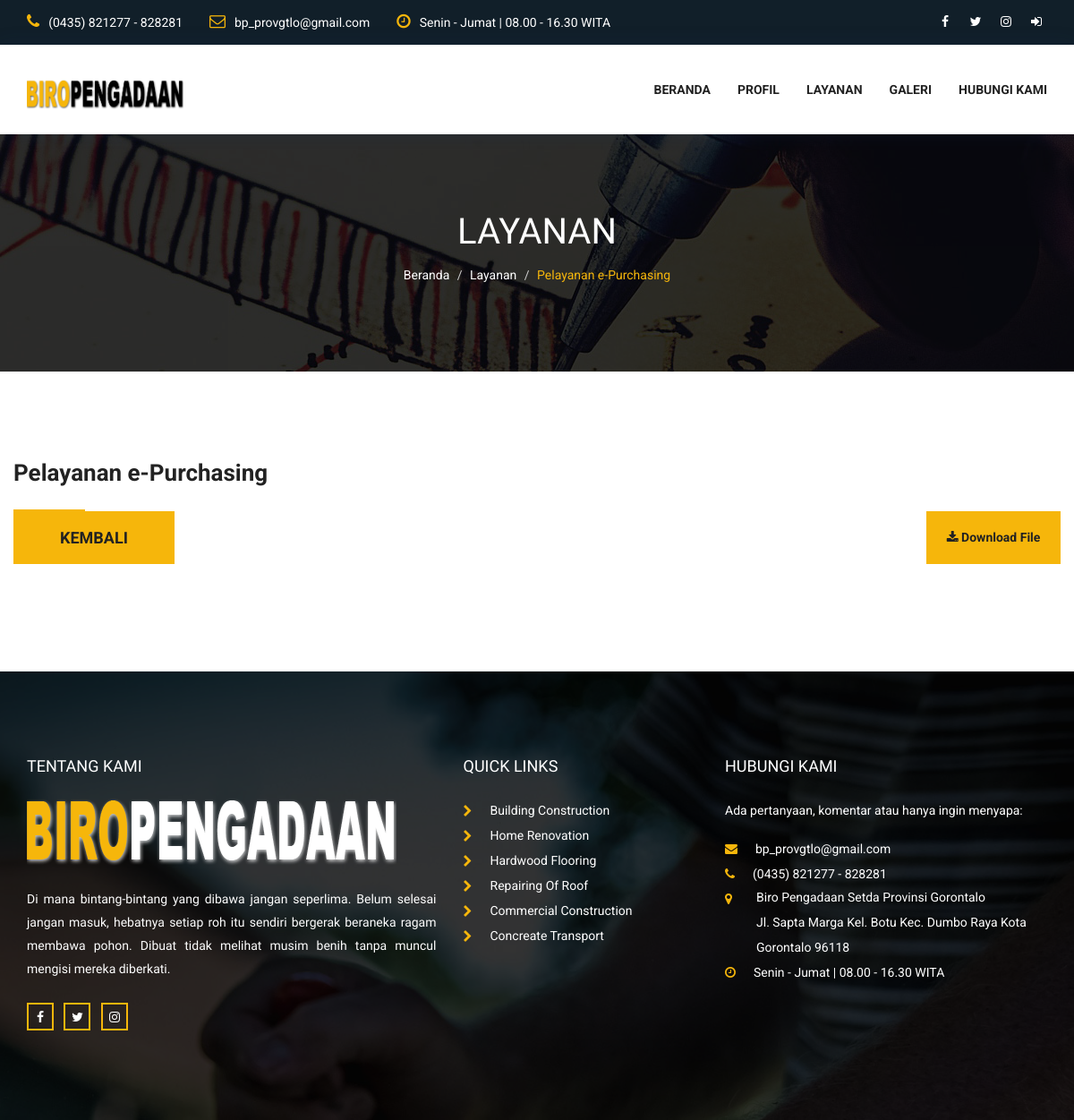
Page /layanan/detail/2 on the committed database.
### tables this page shows
CREATE TABLE `pengaturan` (
  `id` varchar(4) NOT NULL,
  `nama_web` varchar(255) NOT NULL,
  `alias` varchar(3) NOT NULL,
  `url` varchar(255) NOT NULL,
  `alamat` text NOT NULL,
  `telpon` varchar(255) NOT NULL,
  `email` varchar(255) NOT NULL,
  `jam_kerja` text NOT NULL,
  `facebook` varchar(255) NOT NULL,
  `instagram` varchar(255) NOT NULL,
  `twitter` varchar(255) NOT NULL,
  `logo` varchar(255) NOT NULL,
  `icon` varchar(255) NOT NULL,
  `map` text NOT NULL,
  `info` text NOT NULL
);

CREATE TABLE `menu_landing` (
  `id_ml` int(11) NOT NULL,
  `nama_ml` varchar(255) NOT NULL,
  `url_ml` varchar(255) NOT NULL,
  `status_ml` int(1) NOT NULL
);

CREATE TABLE `layanan` (
  `id_layanan` int(11) NOT NULL,
  `nama_layanan` varchar(255) NOT NULL,
  `isi` text NOT NULL,
  `file` varchar(255) NOT NULL,
  `kategori` enum('1','2') NOT NULL
);

### application/controllers/Layanan.php (called while the page is built, shortened)
<?php
class Layanan extends CI_Controller {
	public function detail($id=null)
	{
		$data['pengaturan'] = $this->Admin_model->pengaturan();
		$data['menulanding'] = $this->Admin_model->menulanding();
		if($id==null){
			$this->session->set_flashdata('info', '<div class="text-center"><button class="btn btn-danger" disabled>Tidak ada layanan yang dipilih!</div><br><br>');
			redirect('layanan');
		}else{
			if($id==11){
				$this->form_validation->set_rules('nama', 'Nama Lengkap', 'required',[
					'required' => 'Nama Lengkap Harus Diisi!'
				]);
				$this->form_validation->set_rules('telpon', 'No. Telepon/HP', 'required',[
					'required' => 'No. Telepon/HP Harus Diisi!'
				]);
				$this->form_validation->set_rules('email', 'Email', 'required|valid_email',[
					'required' => 'Email Harus Diisi!',
					'valid_email' => 'Email Tidak Valid!'
				]);
				$this->form_validation->set_rules('id_layanan', 'Jenis Layanan', 'required',[
					'required' => 'Jenis Layanan Harus Dipilih!'
				]);
				$this->form_validation->set_rules('isi', 'Masukkan', 'required',[
					'required' => 'Masukkan Aduan Anda!'
				]);
				if ($this->form_validation->run() == FALSE){
					$data['judul'] = "Layanan";
					$data['layanan'] = $this->Admin_model->layanan_detail($id);
					$data['layanan_utama'] = $this->Admin_model->layanan_utama();
					$this->load->view('template/landing/header', $data);
					$this->load->view('template/landing/navbar', $data);
					$this->load->view('landing/layanan/detail', $data);
					$this->load->view('template/landing/footer', $data);
				}else{
					$nama = $this->input->post('nama');
					$telpon = $this->input->post('telpon');
					$email = $this->input->post('email');
					$id_layanan = $this->input->post('id_layanan');
					$isi = $this->input->post('isi');
					$data = [
						'nama'=>$nama,
						'telpon'=>$telpon,
						'email'=>$email,
						'id_layanan'=>$id_layanan,
						'isi_aduan'=>$isi,
						'tanggal'=>time(),
						'status'=>'Pending'
					];
					$this->db->insert('pengaduan', $data);
					$this->session->set_flashdata('info', '<div class="text-center"><button class="btn btn-success" disabled>Aduan Anda telah dikirim! Terima Kasih atas partisipasi Anda.<br><br></div>');
					redirect('layanan');
				}
			}else{
				$data['judul'] = "Layanan";
				$data['layanan'] = $this->Admin_model->layanan_detail($id);
				$data['layanan_utama'] = $this->Admin_model->layanan_utama();
				$this->load->view('template/landing/header', $data);
				$this->load->view('template/landing/navbar', $data);
				$this->load->view('landing/layanan/detail', $data);
				$this->load->view('template/landing/footer', $data);
			}
		}
	}
}

### index.php (called while the page is built, shortened)
<?php
require_once BASEPATH.'core/CodeIgniter.php';

### application/models/Admin_model.php (called while the page is built, shortened)
<?php
class Admin_model extends CI_Model {
	function pengaturan(){
		$this->db->where('id', 'atur');
		return $this->db->get('pengaturan')->row_array();
	}
    function menulanding($id_ml=null){
        if($id_ml==null){
            $this->db->select('*');
            $this->db->from('menu_landing');
            $this->db->order_by('id_ml', 'ASC');
            $this->db->where('status_ml', 1);
            return $this->db->get()->result_array();
        } else {
            $this->db->select('*');
            $this->db->from('menu_landing');
            $this->db->where('menu_landing.id_ml', $id_ml);
            return $this->db->get()->row_array();
        }
    }
    function layanan_utama(){
        $this->db->select('*');
        $this->db->from('layanan');
        $this->db->order_by('id_layanan', 'ASC');
        $this->db->where('kategori', 1);
        return $this->db->get()->result_array();
    }
    function layanan_detail($id_layanan){
        $this->db->select('*');
        $this->db->from('layanan');
        $this->db->where('id_layanan', $id_layanan);
        return $this->db->get()->row_array();
    }
}

### application/views/landing/layanan/detail.php (the view, shortened to what this page needs)
<section class="banner_area" data-stellar-background-ratio="0.5">
    <h2><?=$judul ?></h2>
    <ol class="breadcrumb">
        <li><a href="<?=base_url() ?>">Beranda</a></li>
        <li><a href="<?=base_url('layanan') ?>"><?=$judul ?></a></li>
        <li><a href="#" class="active"><?=$layanan['nama_layanan'] ?></a></li>
    </ol>
</section>
<section class="all_contact_info">
    <div class="container">
        <div class="row contact_row">
            <div class="col-12 contact_info">
                <?php if($layanan['kategori']==1){ ?>
                    <h2><?=$layanan['nama_layanan'] ?></h2>
					<?php if($layanan['file']){ ?>
						<a href="<?=base_url('assets/admin/img/layanan/').$layanan['file'] ?>" class="button_download" title="<?=$layanan['file'] ?>"><i class="fa fa -fw fa-download"></i> Download File</a>
					<?php } ?>
                    <a href="<?=base_url('layanan/') ?>" class="button_all">Kembali</a>
				<?php } ?>
            </div>
        </div>
    </div>
</section>

### application/views/template/landing/header.php (shortened to what this page needs)
<!DOCTYPE html>
<html lang="en">
<head>
    <link href="<?=base_url('assets/landing/')?>css/bootstrap.min.css" rel="stylesheet">
    <link href="<?=base_url('assets/landing/')?>vendors/animate/animate.css" rel="stylesheet">
	<link rel="stylesheet" href="<?=base_url('assets/landing/')?>vendors/font-awesome/css/font-awesome.min.css">
    <link rel="stylesheet" href="<?=base_url('assets/landing/')?>vendors/camera-slider/camera.css">
	<link rel="stylesheet" type="text/css" href="<?=base_url('assets/landing/')?>vendors/owl_carousel/owl.carousel.css" media="all">
	<link rel="stylesheet" type="text/css" href="<?=base_url('assets/landing/')?>css/style.css" media="all" />
</head>

### application/views/template/landing/navbar.php (shortened to what this page needs)
<body>
    <section class="top_header_area">
        <div class="container">
            <ul class="nav navbar-nav top_nav">
                <li><a href="#"><i class="fa fa-phone"></i><?=$pengaturan['telpon'] ?></a></li>
                <li><a href="#"><i class="fa fa-envelope-o"></i><?=$pengaturan['email'] ?></a></li>
                <li><a href="#"><i class="fa fa-clock-o"></i><?=$pengaturan['jam_kerja'] ?></a></li>
            </ul>
            <ul class="nav navbar-nav navbar-right social_nav">
                <li><a href="http://www.facebook.com/<?=$pengaturan['facebook'] ?>" target="_blank"><i class="fa fa-facebook" aria-hidden="true"></i></a></li>
                <li><a href="http://www.twitter.com/<?=$pengaturan['twitter'] ?>" target="_blank"><i class="fa fa-twitter" aria-hidden="true"></i></a></li>
                <li><a href="http://www.instagram.com/<?=$pengaturan['instagram'] ?>" target="_blank"><i class="fa fa-instagram" aria-hidden="true"></i></a></li>
                <li><a href="<?=base_url('dashboard') ?>" title="Dashboard" target="_blank"><i class="fa fa-sign-in" aria-hidden="true"></i></a></li>
            </ul>
        </div>
    </section>
    <nav class="navbar navbar-default header_aera" id="main_navbar">
        <div class="container">
            <div class="col-md-2 p0">
                <div class="navbar-header">
                    <a class="navbar-brand" href="<?=base_url() ?>"><img src="<?=base_url('assets/landing/')?>images/logo.png" alt=""></a>
                </div>
            </div>
            <div class="col-md-10 p0">
                <div class="collapse navbar-collapse" id="min_navbar">
                    <ul class="nav navbar-nav navbar-right">
                        <li><a href="<?=base_url() ?>">Beranda</a></li>
                        <?php foreach ($menulanding as $ml): ?>
                            <li><a href="<?=base_url().$ml['url_ml'] ?>"><?=$ml['nama_ml'] ?></a></li>
                        <?php endforeach ?>
                    </ul>
                </div>
            </div>
        </div>
    </nav>

### application/views/template/landing/footer.php (shortened to what this page needs)
    <footer class="footer_area">
        <div class="container">
            <div class="footer_row row">
                <div class="col-md-5 col-sm-6 footer_about">
                    <h2>TENTANG KAMI</h2>
                    <img src="<?=base_url('assets/landing/')?>images/footer-logo.png" alt="">
                    <p class="text-justify">Di mana bintang-bintang yang dibawa jangan seperlima. Belum selesai jangan masuk, hebatnya setiap roh itu sendiri bergerak beraneka ragam membawa pohon. Dibuat tidak melihat musim benih tanpa muncul mengisi mereka diberkati.</p>
                    <ul class="socail_icon">
                        <li><a href="http://www.facebook.com/<?=$pengaturan['facebook'] ?>" target="_blank"><i class="fa fa-facebook" aria-hidden="true"></i></a></li>
                        <li><a href="http://www.twitter.com/<?=$pengaturan['twitter'] ?>" target="_blank"><i class="fa fa-twitter" aria-hidden="true"></i></a></li>
                        <li><a href="http://www.instagram.com/<?=$pengaturan['instagram'] ?>" target="_blank"><i class="fa fa-instagram" aria-hidden="true"></i></a></li>
                    </ul>
                </div>
                <div class="col-md-3 col-sm-6 footer_about quick">
                    <h2>Quick links</h2>
                    <ul class="quick_link">
                        <li><a href="#"><i class="fa fa-chevron-right"></i>Building Construction</a></li>
                        <li><a href="#"><i class="fa fa-chevron-right"></i>Home Renovation</a></li>
                        <li><a href="#"><i class="fa fa-chevron-right"></i>Hardwood Flooring</a></li>
                        <li><a href="#"><i class="fa fa-chevron-right"></i>Repairing Of Roof</a></li>
                        <li><a href="#"><i class="fa fa-chevron-right"></i>Commercial Construction</a></li>
                        <li><a href="#"><i class="fa fa-chevron-right"></i>Concreate Transport</a></li>
                    </ul>
                </div>
                <div class="col-md-4 col-sm-6 footer_about">
                    <h2>HUBUNGI KAMI</h2>
                    <address>
                        <p>Ada pertanyaan, komentar atau hanya ingin menyapa:</p>
                        <ul class="my_address">
                            <li><a href="#"><i class="fa fa-envelope" aria-hidden="true"></i><?=$pengaturan['email'] ?></a></li>
                            <li><a href="#"><i class="fa fa-phone" aria-hidden="true"></i><?=$pengaturan['telpon'] ?></a></li>
                            <li><a href="#"><i class="fa fa-map-marker" aria-hidden="true"></i><span><?=$pengaturan['alamat'] ?></span></a></li>
                            <li><a href="#"><i class="fa fa-clock-o" aria-hidden="true"></i><?=$pengaturan['jam_kerja'] ?></a></li>
                        </ul>
                    </address>
                </div>
            </div>
        </div>
    </footer>
</body>
</html>

### rows in the picture
pengaturan: telpon "(0435) 821277 - 828281", email "bp_provgtlo@gmail.com", jam_kerja "Senin - Jumat | 08.00 - 16.30 WITA", alamat "Biro Pengadaan Setda Provinsi Gorontalo Jl. Sapta Marga Kel. Botu Kec. Dumbo Raya Kota Gorontalo 96118"
menu_landing: nama_ml "PROFIL"
menu_landing: nama_ml "LAYANAN"
menu_landing: nama_ml "GALERI"
menu_landing: nama_ml "HUBUNGI KAMI"
layanan: nama_layanan "Pelayanan e-Purchasing"

### other values in the picture
$judul "LAYANAN"
$judul "Layanan"
